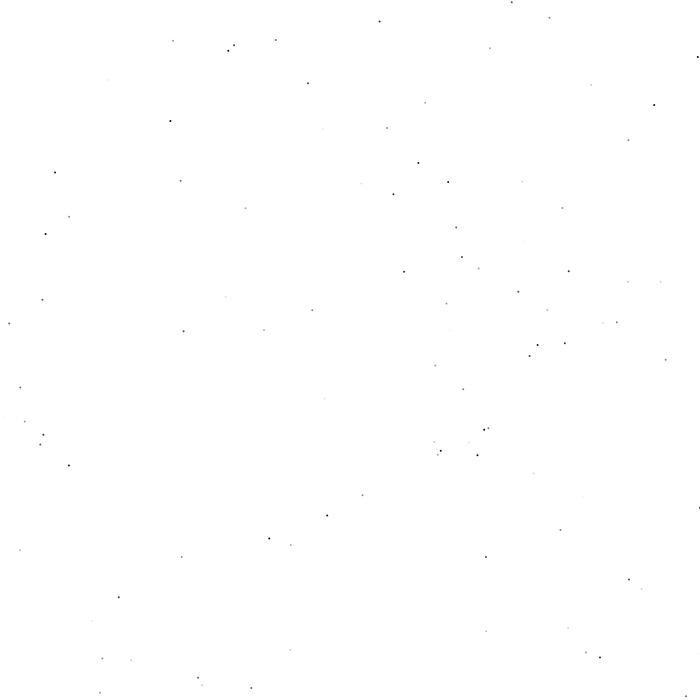
Frame 1 (no input)
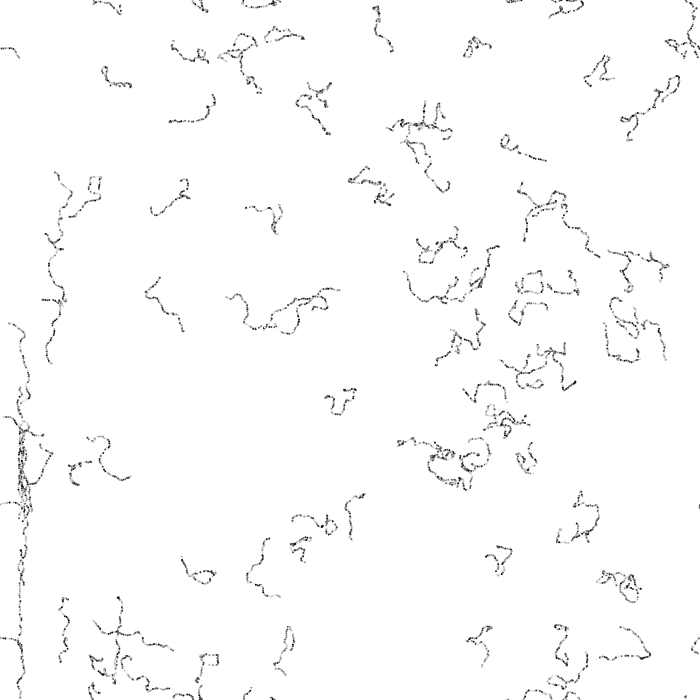
Frame 60 (no input)
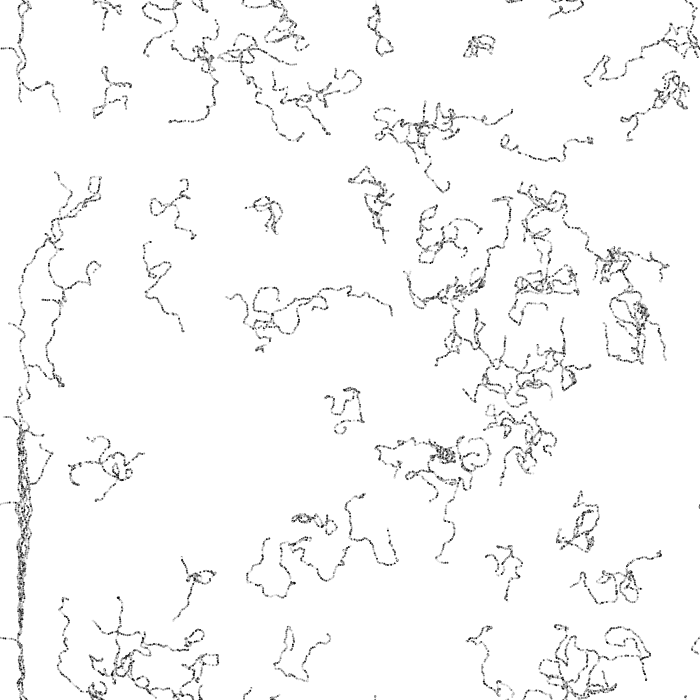
Frame 120 (the mouse pressed at the canvas centre since frame 60)

The p5.js sketch that drew these frames (run headless with seeded random() and noise() and a simulated clock; from frame 60 on, the mouse is pressed at the canvas centre):

// p5.js sketch
// ── sketch.js
var scl = 10;
var cols, rows;
let inc = 0.1;

var zoff = 0;

var particles = [];
var flowfield = [];

function setup() {
    createCanvas(700, 700);
    background(255)   

    cols = floor(width / scl)
    rows = floor(height / scl);

    //filter(BLUR, 2);
    for (var i = 0 ; i < 100; i++){
        particles.push(new Particle())
    }

}
function createNoiseField(colr){
    var yoff = 0;

 
   
    //let myDegrees = map(mouseX, 0, width, 0, 360);
    ///console.log(myDegrees)

    for (let y = 0; y < rows; y ++ ){
        var xoff = 0;
        
        for (let x = 0; x < cols; x ++ ){
            push()     
            stroke(0, 255)
            strokeWeight(4)
            angle = xoff*random() * TWO_PI*3;
            v = p5.Vector.fromAngle(angle);
            v.setMag(1);
            flowfield.push(v)
            index = x + y * cols; // grid pos
            flowfield[index] = v
            pop()


            xoff += inc;
        }
        yoff += inc;
        zoff += .0003;
    }

    for (i=0; i < particles.length; i++){
        particles[i].update()
        particles[i].edges();
        particles[i].show(i, colr);
        particles[i].follow(flowfield);
    }
}

function draw() {
    //background(240);

   

    ///createNoiseField(color(0, 5));
    createNoiseField(color(0, 100))
   // createNoiseField(color(140,133,122, 30));
    //createNoiseField();





 

   





}

// ── particle.js
function Particle() {
    this.pos = createVector(random(width),random(height));
    
    this.vel = createVector(0,0);
    // this.vel = p5.Vector.random2D();
    this.acc = createVector(0,0);
    this.maxSpeed = 2;

    this.prevPos = this.pos.copy();

    this.update = function() {
        this.vel.add(this.acc);
        this.vel.limit(this.maxSpeed);
        this.pos.add(this.vel);
        this.acc.mult(0);
    }
    
    this.applyForce = function(force) {
        this.acc.add(force);
    }
    

    this.show = function(i, colr) {
        push()
        // if (i > 500){
        //     stroke(255,182,193, 150)
        // } else {
        //     stroke(0, 50)
        // }
        
        // stroke(0, 50)

        //stroke(colr)
        noStroke();
        fill(random(255))
        strokeWeight(1)

        //point(Math.max(Math.min(this.pos.x, width), 0), Math.max(Math.min(this.pos.y, height), 0));
    // line(this.pos.x, this.pos.y, this.prevPos.x, this.prevPos.y)

        circle(this.pos.x, this.pos.y, 2)
        this.updatePrev();
 
        // point(this.pos.x, this.pos.y);
        pop();
    }

    
    this.edges = function(){
        if (this.pos.x > width){
            this.pos.x = 0;
            this.updatePrev();
        } 
        if (this.pos.x < 0) {
            this.pos.x = width;
            this.updatePrev();            
        }
        if (this.pos.y > height) {
            this.pos.y = 0;
            this.updatePrev();            
        }
        if (this.pos.y < 0) {
            this.pos.y = height;
            this.updatePrev();            
        }
    }

    this.updatePrev = function(pos){
        this.prevPos.x = this.pos.x;
        this.prevPos.y = this.pos.y;
    }

    this.follow = function(vectors){
        x = floor(this.pos.x / scl);
        y = floor(this.pos.y / scl);
        index = x + y * cols; // grid pos
        var force = vectors[index];
        this.applyForce(force);

    }


}
